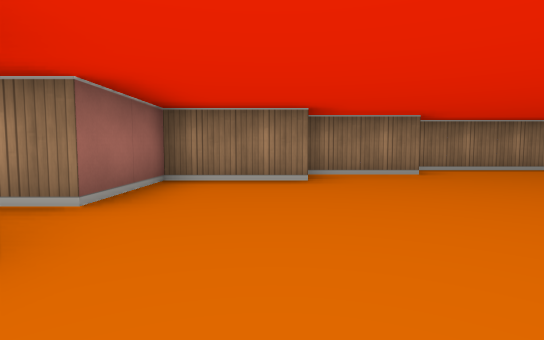
view 1 (above)

12 first-person views from a walk through a cub3D maze. The camera is about half as high as the walls, tilts 4° down and sees 80° across. The floor is counted in squares. Each view is taken from the middle of a square. On the plan, view 1 faces up. The plan holds only what a view shows up to about 9 squares ahead; the rest is blank.

view 2
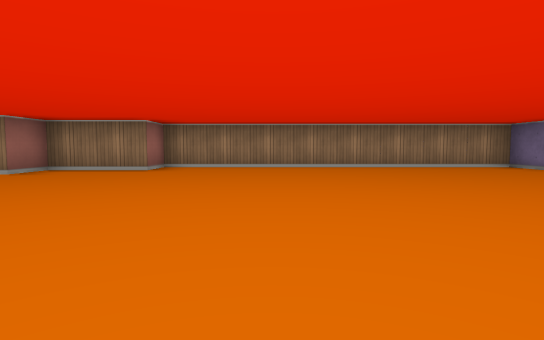

view 3
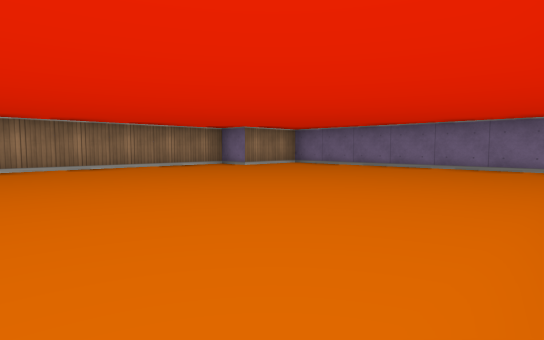

view 4
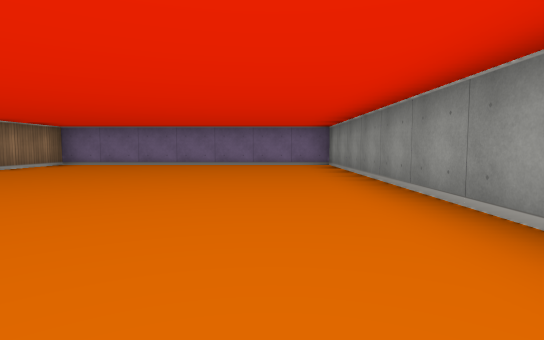

view 5
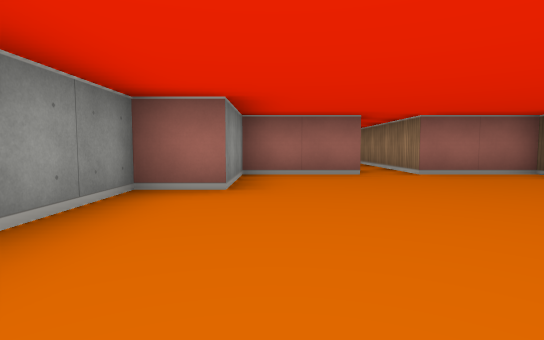

view 6
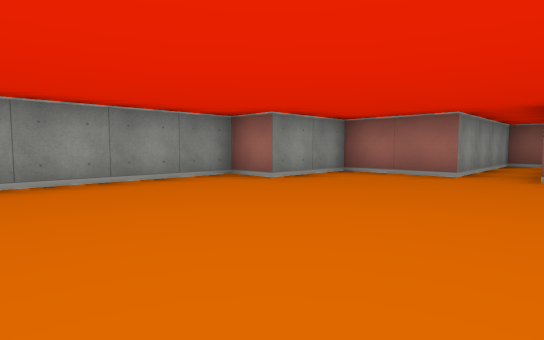

view 7
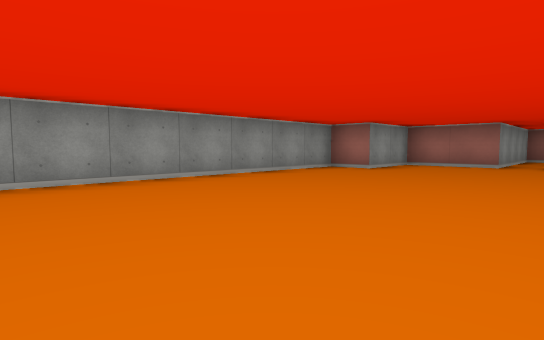

view 8
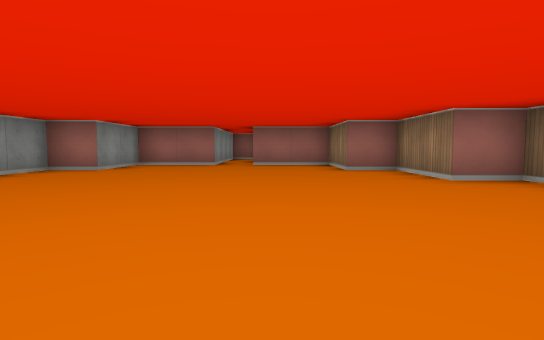

view 9
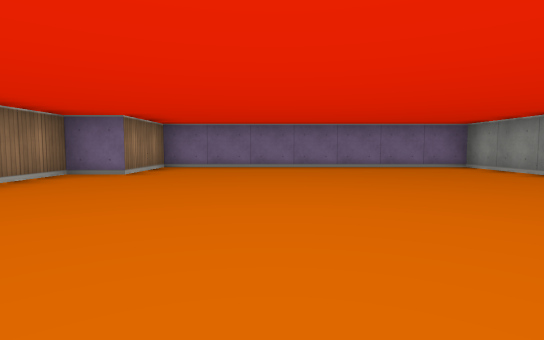

view 10
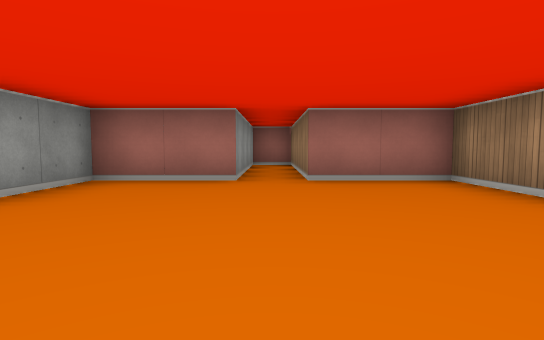

view 11
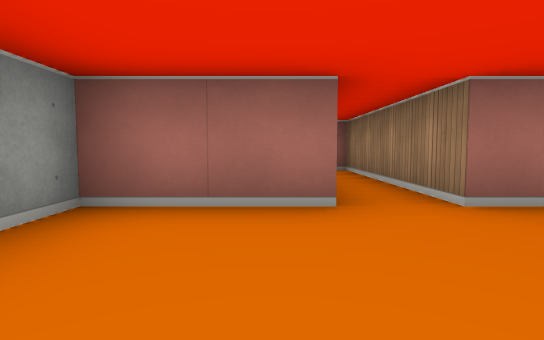

view 12
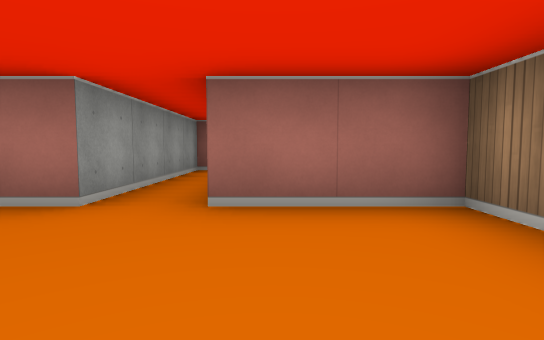

### Floor plan
Points are (right, up) in squares from view 1. A wall is a line through its corners. A room is listed if a view was taken in it or the views show most of it. See-through windows are left out.
Room 1 (views 1, 2, 3, 4, 5, 6, 7, 8, 9, 10, 11, 12)
walls: (2.5, 5.5) (0.5, 5.5) (0.5, 4.5) (-1.5, 4.5) (-1.5, 2.5) (-5.5, 2.5) (-5.5, 1.5) (-1.5, 1.5) (-1.5, -0.5) (0.5, -0.5) (0.5, -1.5) (12.5, -1.5) (12.5, 5.5) (10.5, 5.5) (10.5, 6.5) (2.5, 6.5) (2.5, 5.5)

Positions as (right, up) in squares from view 1, and headings:
1: (0, 0), facing up
2: (5, -1), facing up
3: (5, -1), facing up-right
4: (4, 0), facing right
5: (4, 0), facing left
6: (4, 3), facing down-left
7: (7, 3), facing down-left
8: (7, 3), facing left
9: (5, 3), facing right
10: (3, 2), facing left
11: (1, 1), facing left
12: (1, 3), facing left
